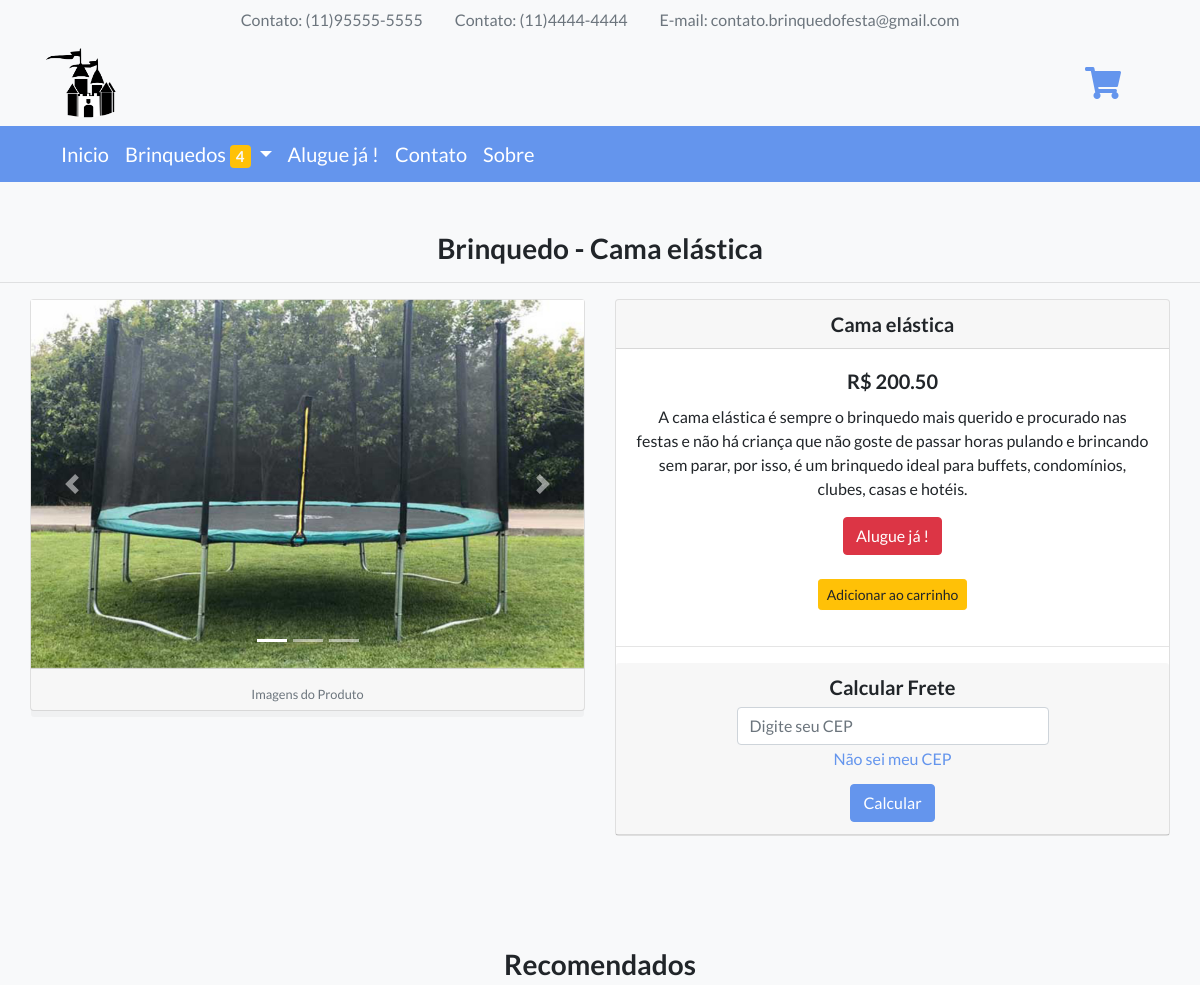
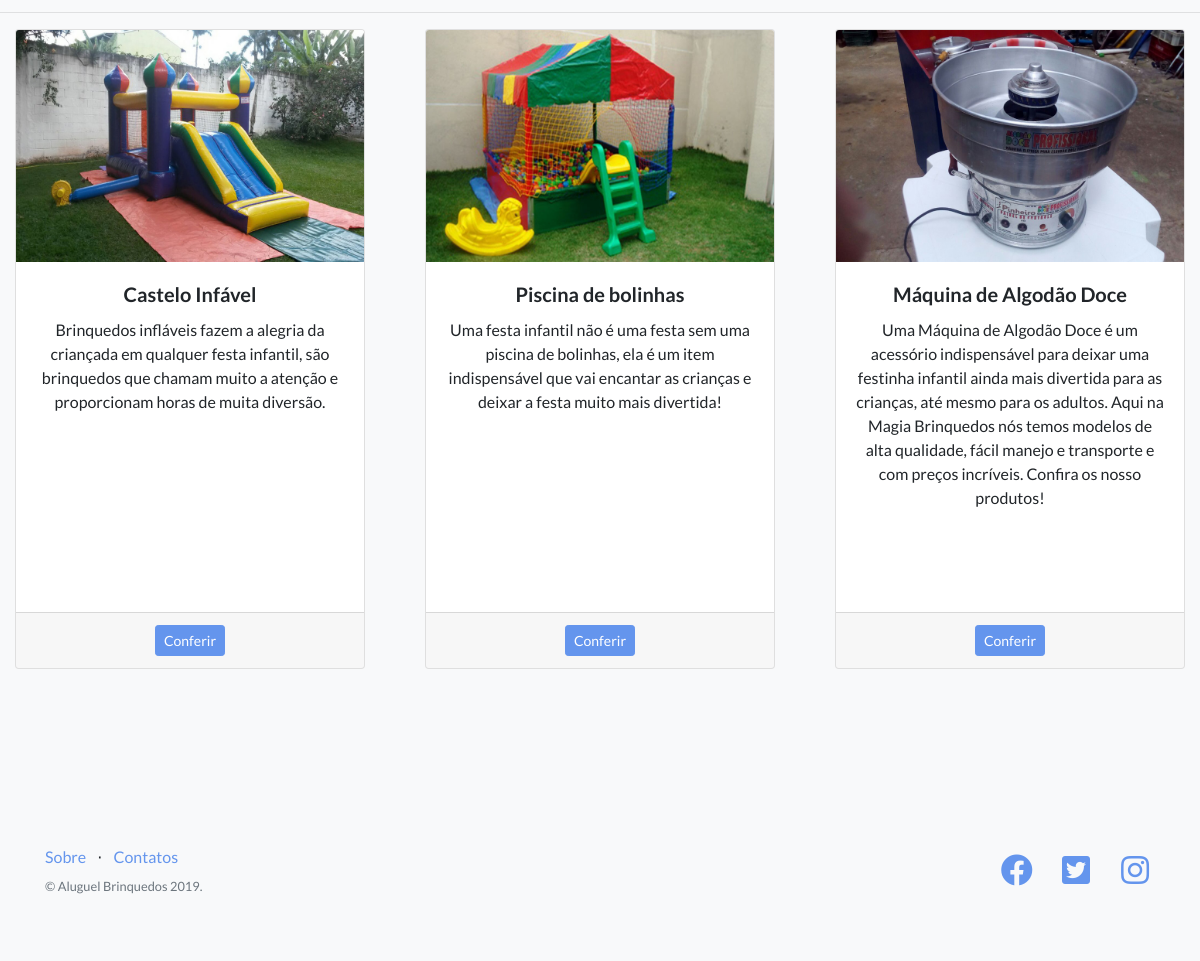
The app's page /view/Pag_Equipamento.php?CodEquipamento=2 with its own data (2 pictures, top to bottom).
### tables this page shows
CREATE TABLE Equipamento(
	CodEquipamento SMALLINT NOT NULL AUTO_INCREMENT PRIMARY KEY,
    Nome VARCHAR(100),
    Descricao VARCHAR(1000),
    Peso DECIMAL(7,2), 
    Altura DECIMAL(7,2), 
    Comprimento DECIMAL(7,2), 
    Largura DECIMAL(7,2), 
    Preco DECIMAL(8,2),
    Status ENUM('Alugado','Disponivel'),
    Imagem VARCHAR(100)
);

### model/conexao.php (called while the page is built)
<?php
class Conexao{
     private $host = 'localhost';
     private $usuario = 'root';
     private $senha = '';
     private $bd = 'BrinquedosFesta';
    function Conectar(){
        try {
        $con = new PDO (
            "mysql:host=$this->host;dbname=$this->bd;charset=utf8",
            "$this->usuario",
            "$this->senha");
            $con->setAttribute(PDO::ATTR_ERRMODE,PDO::ERRMODE_EXCEPTION);
            return $con;
        }catch(PDOException $e){
            echo $e->getMessage();
        }
    }
}
?>

### controller/equipamento.controller.php (called while the page is built, shortened)
<?php
include_once('../model/equipamento.php');
$equi = new Equipamento();
        ?>

### model/equipamento.php (called while the page is built, shortened)
<?php
class Equipamento
{
    function __get($atributo)
    {
        return $this->$atributo;
    }
    private $con;
    function __construct()
    {
        include_once("conexao.php");
        $classe_con = new Conexao();
        $this->con = $classe_con->Conectar();
    }
    function RetornarDadosObj($CodEquipamento){
        $comandoSQL = "SELECT * FROM Equipamento WHERE CodEquipamento = ?";
        $exec = $this->con->prepare($comandoSQL);
        $exec->bindValue(1,$CodEquipamento,PDO::PARAM_INT);
        $exec->execute();
        if ($exec->rowCount() > 0) {
        return $exec->fetch(PDO::FETCH_OBJ);
        }
        else{
            return false;
        }
    }
    function RetornarDados($CodEquipamento){
        $comandoSQL = "SELECT * FROM Equipamento WHERE CodEquipamento = ?";
        $exec = $this->con->prepare($comandoSQL);
        $exec->bindValue(1,$CodEquipamento,PDO::PARAM_INT);
        $exec->execute();
        $dados = array();
        if ($exec->rowCount() > 0) {
            foreach ($exec->fetchAll() as $valores) {
                $equi = new Equipamento();
                $equi->CodEquipamento = $valores['CodEquipamento'];
                $equi->Nome = $valores['Nome'];
                $equi->Descricao = $valores['Descricao'];
                $equi->Peso = $valores['Peso'];
                $equi->Altura = $valores['Altura'];
                $equi->Comprimento = $valores['Comprimento'];
                $equi->Largura = $valores['Largura'];
                $equi->Preco = $valores['Preco'];
                $equi->Status = $valores['Status'];
                $equi->Imagem = $valores['Imagem'];
                $dados[] = $equi;
            }
        }
        else{
            $dados = false;
        }
       return $dados;
    }
    function ConsultarDiferente($CodEquipamento){
        $comandoSQL = "SELECT * FROM Equipamento WHERE CodEquipamento != ?";
        $exec = $this->con->prepare($comandoSQL);
        $exec->bindValue(1,$CodEquipamento,PDO::PARAM_INT);
        $exec->execute();
        $dados = array();
        if ($exec->rowCount() > 0) {
            foreach ($exec->fetchAll() as $valores) {
                $equi = new Equipamento();
                $equi->CodEquipamento = $valores['CodEquipamento'];
                $equi->Nome = $valores['Nome'];
                $equi->Descricao = $valores['Descricao'];
                $equi->Peso = $valores['Peso'];
                $equi->Altura = $valores['Altura'];
                $equi->Comprimento = $valores['Comprimento'];
                $equi->Largura = $valores['Largura'];
                $equi->Preco = $valores['Preco'];
                $equi->Status = $valores['Status'];
                $equi->Imagem = $valores['Imagem'];
                $dados[] = $equi;
            }
        }
        else{
            $dados = false;
        }
       return $dados;
    }
}
?>

### controller/pedido.controller.php (called while the page is built, shortened)
<?php
include_once("../model/pedido.php");
$ped = new Pedido();
$consulta = $ped->con->prepare("SELECT * FROM Equipamento");
$consulta->execute();
                ?>

### model/pedido.php (called while the page is built, shortened)
<?php
class Pedido
{
    function __get($atributo)
    {
        return $this->$atributo;
    }
    function __construct()
    {
        include_once("conexao.php");
        $classe_con = new Conexao();
        $this->con = $classe_con->Conectar();
    }
}
?>

### view/Pag_Equipamento.php (the view, shortened to what this page needs)
<?php include_once("../controller/equipamento.controller.php");
include_once("../controller/pedido.controller.php");
$CodEquipamento = filter_input(INPUT_GET, 'CodEquipamento', FILTER_SANITIZE_NUMBER_INT);
if(isset($_REQUEST['CodEquipamento'])):
if (!$value = $equi->RetornarDados($CodEquipamento)):
    echo "<h1>Página não encontrada</h1>";
    include_once("erro.php");
else:
    $value = $equi->RetornarDadosObj($CodEquipamento);
?>
<!DOCTYPE html>
<html lang="en">
<head>
  <link href="vendor/bootstrap/css/bootstrap.min.css" rel="stylesheet">
  <link href="vendor/fontawesome-free/css/all.min.css" rel="stylesheet">
  <link href="vendor/simple-line-icons/css/simple-line-icons.css" rel="stylesheet" type="text/css">
  <link href="css/landing-page.min.css" rel="stylesheet">
  <link href="css/css.css" rel="stylesheet">
</head>
<body>
<?php include_once("menu/menu-superior.php");?>
<section class="features-icons bg-light text-center espaco-topo" >
    <h3>Brinquedo - <?php echo $value->Nome;?></h3>
    <hr>
  <div class="container">
    <div class="row">
        <div class="card-deck">
            <div class="card brinquedos" id="brinquedos">
              <div id="carouselExampleControls" class="carousel slide" data-ride="carousel">
                <ol class="carousel-indicators">
                  <li data-target="#carouselExampleIndicators" data-slide-to="0" class="active"></li>
                  <li data-target="#carouselExampleIndicators" data-slide-to="1"></li>
                  <li data-target="#carouselExampleIndicators" data-slide-to="2"></li>
                </ol>
                <?php
                  $CodEquipamento = $value->CodEquipamento;
                  if ($CodEquipamento == 1){
                    $img1 = "<img class='d-block w-100' src='img/Produtos/CasteloInflavel/1.jpg' alt='Primeiro Slide'>";
                    $img2 = "<img class='d-block w-100' src='img/Produtos/CasteloInflavel/2.jpg' alt='Segundo Slide'>";
                    $img3 = "<img class='d-block w-100' src='img/Produtos/CasteloInflavel/3.jpg' alt='Terceiro Slide'>";
                  }
                  else if ($CodEquipamento == 2){
                      $img1 = '<img class="d-block w-100" src="img/Produtos/CamaElastica/1.jpg" alt="Primeiro Slide">';
                      $img2 = '<img class="d-block w-100" src="img/Produtos/CamaElastica/2.jpg" alt="Segundo Slide">';
                      $img3 = '<img class="d-block w-100" src="img/Produtos/CamaElastica/3.jpg" alt="Terceiro Slide">';
                  }
                    if ($CodEquipamento <= 4) {
                    echo "<div class='carousel-item active'>
                            $img1
                          </div>
                          <div class='carousel-item'>
                            $img2
                          </div>
                          <div class='carousel-item'>
                            $img3
                          </div>";
                    }
                    else{
                    echo "<img class='d-block w-100' src='img/Produtos/$value->Imagem' width='555' height='400' alt='Imagem Equipamento'>";
                    }
                  ?>
                  <a class="carousel-control-prev" href="#carouselExampleControls" role="button" data-slide="prev">
                    <span class="carousel-control-prev-icon" aria-hidden="true"></span>
                  </a>
                  <a class="carousel-control-next" href="#carouselExampleControls" role="button" data-slide="next">
                    <span class="carousel-control-next-icon" aria-hidden="true"></span>
                  </a>
                </div>
              <div class="card-footer">
                  <small class="text-muted">Imagens do Produto</small>
              </div>
            </div>
            <div class="card">
              <h5 class="card-header"><?php echo $value->Nome;?></h5>
              <div class="card-body">
                <h5 class="card-title">R$ <?php echo $value->Preco;?>
                  <br>
                </h5>
                <p class="card-text">
                  <?php echo $value->Descricao;?>
                </p>
                <?php if ($value->Status != "Disponivel") {
                  echo "<a href='#' class='btn btn-danger'>Indisponivel</a>";
                }else{
                  echo "<a href='Cad_Pedido.php' class='btn btn-danger'>Alugue já !</a>";
                }?>
                <br>
                <br>
                <button type='button' carrinho='btn_add_carrinho' value='<?php echo $value->CodEquipamento;?>' class='btn btn-warning btn-sm'>
                  Adicionar ao carrinho
                </button>
              </div>
              <hr>
              <center>
              <h5 class="card-header">
                <div class="col-md-8 col-sm-8 ">
                  <div class="form-group">
                    <label for="exampleInputEmail1">Calcular Frete</label>
                    <input type="text" class="form-control" id="cep" placeholder="Digite seu CEP" maxlength="10" onkeydown="javascript: fMasc(this, mCEP)">
                    <small class="form-text text-muted">
                      <a href="http://www.consultaenderecos.com.br/busca-endereco" target="_blank">Não sei meu CEP</a>
                    </small>
                  </div>
                </div>
                <button onclick="calculo();" class="btn btn-primary">Calcular</button>
              </h5>
              </center>
            </div>
        </div>
    </div>
  </div>
</section>
<section class="features-icons bg-light text-center espaco" >
<h3>Recomendados</h3>
  <hr>
  <div class="container-fluid">
    <div class="row">
      <div class="card-deck">
        <?php foreach($equi->ConsultarDiferente($value->CodEquipamento) as $valor): ?>
          <div class="col-md-4">
            <div class="card" style="height: 40rem;">
              <img class="card-img-top" src="img/Produtos/<?php echo $valor->Imagem;?>"alt="Imagem de capa do card">
              <div class="card-body">
                <h5 class="card-title"><?php echo $valor->Nome;?></h5>
                <p class="card-text"><?php echo $valor->Descricao;?></p>
              </div>
              <div class="card-footer">
                <a href="Pag_Equipamento.php?CodEquipamento=<?php echo $valor->CodEquipamento;?>" class="btn btn-primary btn-sm" tabindex="-1" role="button">Conferir</a>
              </div>
            </div>
          </div>
        <?php endforeach; ?>
      </div>
    </div>
  </div>
</section>
  <?php include_once("menu/menu-inferior.php");?>
</body>
</html>
<?php
endif;
  else:
    echo "<h1>Página não encontrada</h1>";
    include_once("erro.php");
  endif;
?>

### view/css/css.css (style rules this page uses)
.espaco { padding-top: 0px !important; }
.espaco-topo { padding-top: 50px !important; }
.brinquedos { height: 411.992188px !important; }
#brinquedos { height: 411.992188px !important; }

### records on screen
equipamento: Nome "Cama elástica", Preco "200.50", Descricao "A cama elástica é sempre o brinquedo mais querido e procurado nas festas e não há criança que não goste de passar horas pulando e brincando sem parar, por isso, é um brinquedo ideal para buffets, condomínios, clubes, casas e hotéis."
equipamento: Imagem (picture), Nome "Castelo Infável", Descricao "Brinquedos infláveis fazem a alegria da criançada em qualquer festa infantil, são brinquedos que chamam muito a atenção e proporcionam horas de muita diversão."
equipamento: Imagem (picture), Nome "Piscina de bolinhas", Descricao "Uma festa infantil não é uma festa sem uma piscina de bolinhas, ela é um item indispensável que vai encantar as crianças e deixar a festa muito mais divertida!"
equipamento: Imagem (picture), Nome "Máquina de Algodão Doce", Descricao "Uma Máquina de Algodão Doce é um acessório indispensável para deixar uma festinha infantil ainda mais divertida para as crianças, até mesmo para os adultos. Aqui na Magia Brinquedos nós temos modelos de alta qualidade, fácil manejo e transporte e com preços incríveis. Confira os nosso produtos!"

### other values on screen
count($equi->ConsultarEquipamento()) "4"
